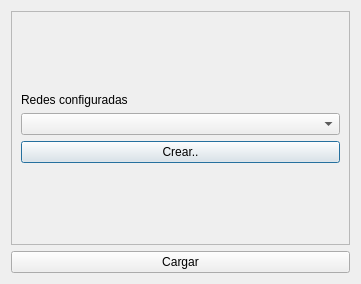
<?xml version="1.0" encoding="UTF-8"?>
<ui version="4.0">
 <class>startGui</class>
 <widget class="QDialog" name="startGui">
  <property name="geometry">
   <rect>
    <x>0</x>
    <y>0</y>
    <width>361</width>
    <height>284</height>
   </rect>
  </property>
  <property name="windowTitle">
   <string>Dialog</string>
  </property>
  <layout class="QGridLayout" name="gridLayout">
   <item row="0" column="0">
    <layout class="QVBoxLayout" name="verticalLayout">
     <item>
      <widget class="QFrame" name="frame_2">
       <property name="frameShape">
        <enum>QFrame::StyledPanel</enum>
       </property>
       <property name="frameShadow">
        <enum>QFrame::Raised</enum>
       </property>
       <layout class="QVBoxLayout" name="verticalLayout_2">
        <item>
         <spacer name="verticalSpacer_2">
          <property name="orientation">
           <enum>Qt::Vertical</enum>
          </property>
          <property name="sizeHint" stdset="0">
           <size>
            <width>20</width>
            <height>40</height>
           </size>
          </property>
         </spacer>
        </item>
        <item>
         <widget class="QLabel" name="label">
          <property name="text">
           <string>Redes configuradas</string>
          </property>
         </widget>
        </item>
        <item>
         <widget class="QComboBox" name="comboBox_Selector"/>
        </item>
        <item>
         <widget class="QPushButton" name="pushButton_Crear">
          <property name="text">
           <string>Crear..</string>
          </property>
         </widget>
        </item>
        <item>
         <spacer name="verticalSpacer">
          <property name="orientation">
           <enum>Qt::Vertical</enum>
          </property>
          <property name="sizeHint" stdset="0">
           <size>
            <width>20</width>
            <height>40</height>
           </size>
          </property>
         </spacer>
        </item>
       </layout>
      </widget>
     </item>
    </layout>
   </item>
   <item row="2" column="0">
    <widget class="QPushButton" name="pushButton_Load">
     <property name="text">
      <string>Cargar</string>
     </property>
    </widget>
   </item>
   <item row="1" column="0">
    <layout class="QVBoxLayout" name="verticalLayout_3"/>
   </item>
  </layout>
 </widget>
 <resources/>
 <connections/>
</ui>
